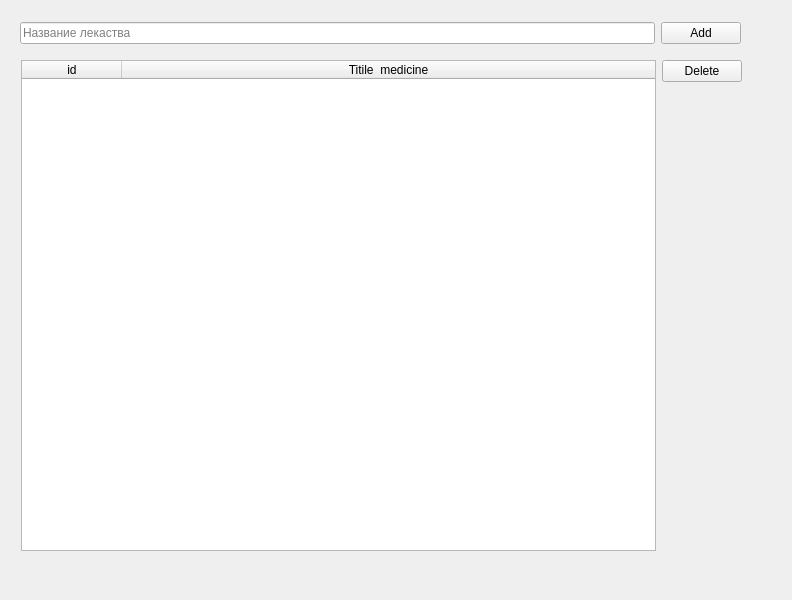
<?xml version="1.0" encoding="UTF-8"?>
<ui version="4.0">
 <class>MainWindow</class>
 <widget class="QMainWindow" name="MainWindow">
  <property name="geometry">
   <rect>
    <x>0</x>
    <y>0</y>
    <width>792</width>
    <height>600</height>
   </rect>
  </property>
  <property name="windowTitle">
   <string>MainWindow</string>
  </property>
  <widget class="QWidget" name="centralwidget">
   <widget class="QWidget" name="">
    <property name="geometry">
     <rect>
      <x>20</x>
      <y>20</y>
      <width>721</width>
      <height>26</height>
     </rect>
    </property>
    <layout class="QHBoxLayout" name="horizontalLayout">
     <item>
      <widget class="QLineEdit" name="line_edite_groupe_name">
       <property name="placeholderText">
        <string>Название лекаства</string>
       </property>
      </widget>
     </item>
     <item>
      <widget class="QPushButton" name="btn_add">
       <property name="text">
        <string>Add</string>
       </property>
      </widget>
     </item>
    </layout>
   </widget>
   <widget class="QWidget" name="">
    <property name="geometry">
     <rect>
      <x>21</x>
      <y>60</y>
      <width>721</width>
      <height>491</height>
     </rect>
    </property>
    <layout class="QHBoxLayout" name="horizontalLayout_2">
     <item>
      <widget class="QTableWidget" name="tableWidget">
       <attribute name="horizontalHeaderStretchLastSection">
        <bool>true</bool>
       </attribute>
       <column>
        <property name="text">
         <string>id</string>
        </property>
       </column>
       <column>
        <property name="text">
         <string>Titile  medicine</string>
        </property>
       </column>
      </widget>
     </item>
     <item>
      <layout class="QVBoxLayout" name="verticalLayout">
       <item>
        <widget class="QPushButton" name="btn_delete">
         <property name="text">
          <string>Delete</string>
         </property>
        </widget>
       </item>
       <item>
        <spacer name="verticalSpacer">
         <property name="orientation">
          <enum>Qt::Vertical</enum>
         </property>
         <property name="sizeHint" stdset="0">
          <size>
           <width>20</width>
           <height>40</height>
          </size>
         </property>
        </spacer>
       </item>
      </layout>
     </item>
    </layout>
   </widget>
  </widget>
  <widget class="QMenuBar" name="menubar">
   <property name="geometry">
    <rect>
     <x>0</x>
     <y>0</y>
     <width>792</width>
     <height>22</height>
    </rect>
   </property>
  </widget>
 </widget>
 <resources/>
 <connections/>
</ui>
